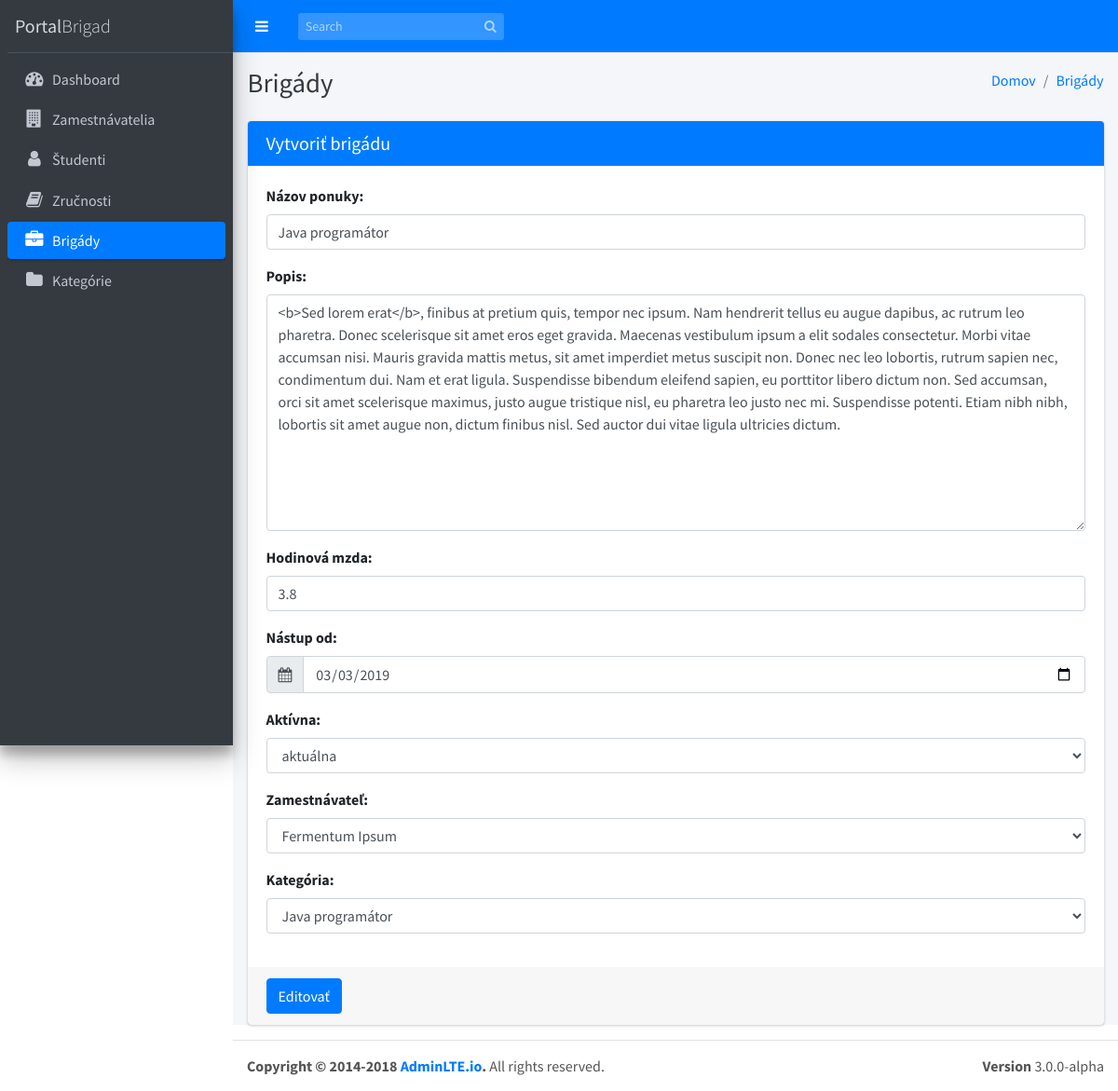
The page /brigady/edit/10 on the database its author committed.
### tables this page shows
CREATE TABLE `brigady` (
  `idbrigady` int(11) NOT NULL,
  `nazov` varchar(40) NOT NULL,
  `popis` text NOT NULL,
  `hod_mzda` double NOT NULL,
  `od` date NOT NULL,
  `aktivna` tinyint(1) NOT NULL,
  `idzamestnavatelia` int(11) NOT NULL,
  `idkategorie` int(11) NOT NULL
);

### application/controllers/Brigady.php (called while the page is built, shortened)
<?php
class Brigady extends CI_Controller
{
  function __construct()
  {
    $this->load->helper('form');
    $this->load->helper('url');
    $this->load->library('form_validation');
    $this->load->model('Brigada_model');
    $this->load->model('Kategoria_model');
    $this->load->model('Brigada_student_model');
    $this->load->model('Zamestnavatel_model');
    $this->load->model('Student_model');
    $this->load->library('pagination');
  }
  public function edit($id)
  {
    $data = array();
    $postData = $this->Brigada_model->getRows($id);
    $this->form_validation->set_error_delimiters('', '<br>');
    $this->form_validation->set_rules('nazov', 'názov ponuky', 'trim|required|min_length[5]|max_length[40]|alpha_international');
    $this->form_validation->set_rules('popis', 'popis ponuky', 'trim|required|min_length[10]');
    $this->form_validation->set_rules('hod_mzda', 'hodinová mzda', 'trim|numeric|required');
    $this->form_validation->set_rules('od', 'dátum nástupu', 'trim|required');
    $this->form_validation->set_rules('aktivna', 'stav ponuky', 'trim|required');
    $data['post'] = $postData;
    $data['title'] = 'Vytvoriť brigádu';
    $data['action'] = 'Editovať';
    $data['zamestnavatelia'] = $this->Zamestnavatel_model->getRows();
    $data['kategorie'] = $this->Kategoria_model->getRows();
    if ($this->form_validation->run() === FALSE) {
      $this->load->view('templates/header', $data);
      $this->load->view('templates/menu');
      $this->load->view('brigady/add-edit', $data);
      $this->load->view('templates/footer');
    }
  }
}

### index.php (called while the page is built, shortened)
<?php
require_once BASEPATH.'core/CodeIgniter.php';

### application/models/Brigada_model.php (called while the page is built, shortened)
<?php defined('BASEPATH') or exit('No direct script access allowed');
class Brigada_model extends CI_Model
{
  function getRows($id = "")
  {
    if (!empty($id)) {
      $query = $this->db->get_where('brigady', array('idbrigady' => $id));
      return $query->row_array();
    }
  }
}

### application/models/Zamestnavatel_model.php (called while the page is built, shortened)
<?php defined('BASEPATH') or exit('No direct script access allowed');
class Zamestnavatel_model extends CI_Model
{
    function getRows($id = "")
    {
        if (!empty($id)) {
            $query = $this->db->get_where('zamestnavatelia', array('id' => $id));
            return $query->row_array();
        } else {
            $query = $this->db->get('zamestnavatelia');
            return $query->result_array();
        }
    }
}

### application/models/Kategoria_model.php (called while the page is built, shortened)
<?php defined('BASEPATH') or exit('No direct script access allowed');
class Kategoria_model extends CI_Model
{
  function getRows($id = "")
  {
    if (!empty($id)) {
      $query = $this->db->get_where('kategorie', array('idkategorie' => $id));
      return $query->row_array();
    } else {
      $query = $this->db->get('kategorie');
      return $query->result_array();
    }
  }
}

### application/views/brigady/add-edit.php (the view, shortened to what this page needs)
<div class="content-wrapper">
  <div class="content-header">
    <div class="container-fluid">
      <div class="row mb-2">
        <div class="col-sm-6">
          <h1 class="m-0 text-dark">Brigády</h1>
        </div>
        <div class="col-sm-6">
          <ol class="breadcrumb float-sm-right">
            <li class="breadcrumb-item"><a href="<?php echo base_url(); ?>">Domov</a></li>
            <li class="breadcrumb-item active"><a href="<?php echo site_url('brigady/'); ?>">Brigády</a></li>
          </ol>
        </div>
      </div>
    </div>
  </div>
  <section class="content">
    <div class="container-fluid">
      <div class="card card-primary">
        <div class="card-header">
          <h3 class="card-title"><?php echo $title; ?></h3>
        </div>
        <?php if ($action == 'Editovať') {
          echo form_open('brigady/edit/' . $post['idbrigady']);
        } else {
          echo form_open('brigady/add/');
        } ?>
        <div class="card-body">
          <div class="form-group">
            <label for="nazov">Názov ponuky:</label>
            <input type="text" class="form-control" id="nazov" name="nazov" value="<?php echo !empty($post['nazov']) ? $post['nazov'] : set_value('nazov'); ?>">
          </div>
          <div class="form-group">
            <label for="popis">Popis:</label>
            <textarea rows="10" class="form-control" id="popis" name="popis"><?php echo !empty($post['popis']) ? $post['popis'] : set_value('popis'); ?></textarea>
          </div>
          <div class="form-group">
            <label for="hod_mzda">Hodinová mzda:</label>
            <input type="text" class="form-control" id="hod_mzda" name="hod_mzda" value="<?php echo !empty($post['hod_mzda']) ? $post['hod_mzda'] : set_value('hod_mzda'); ?>">
          </div>
          <div class="form-group">
            <label>Nástup od:</label>
            <div class="input-group">
              <div class="input-group-prepend">
                <span class="input-group-text"><i class="fa fa-calendar"></i></span>
              </div>
              <input type="date" class="form-control" name="od" id="od" value="<?php echo !empty($post['od']) ? $post['od'] : set_value('od'); ?>">
            </div>
          </div>
          <div class="form-group">
            <label for="vzdelanie">Aktívna:</label>
            <select name="aktivna" id="aktivna" class="form-control">
              <option value="1" <?php echo !empty($post['aktivna']) && $post['aktivna'] == 1 ? 'selected' : ''; ?>>aktuálna</option>
            </select>
          </div>
          <div class="form-group">
            <label>Zamestnávateľ:</label>
            <select name="zamestnavatel" id="zamestnavatel" class="form-control">
              <?php if ($action == 'Editovať') {
                if (!empty($post['idzamestnavatelia'])) {
                  foreach ($zamestnavatelia as $zamestnavatel) {
                    if ($zamestnavatel['id'] === $post['idzamestnavatelia']) {
                      echo '<option value="' . $zamestnavatel['id'] . '" selected>' . $zamestnavatel['nazov'] . '</option>';
                    } else {
                      echo '<option value="' . $zamestnavatel['id'] . '">' . $zamestnavatel['nazov']  . '</option>';
                    }
                  }
                }
              } else {
                if (!empty($zamestnavatelia)) {
                  foreach ($zamestnavatelia as $zamestnavatel) {
                    echo '<option value="' . $zamestnavatel['id'] . '">' . $zamestnavatel["nazov"] . '</option>';
                  }
                }
              } ?>
            </select>
          </div>
          <div class="form-group">
            <label>Kategória:</label>
            <select name="kategoria" id="kategoria" class="form-control">
              <?php if ($action == 'Editovať') {
                if (!empty($post['idkategorie'])) {
                  foreach ($kategorie as $kategoria) {
                    if ($kategoria['idkategorie'] === $post['idkategorie']) {
                      echo '<option value="' . $kategoria['idkategorie'] . '" selected>' . $kategoria['kategoria'] . '</option>';
                    } else {
                      echo '<option value="' . $kategoria['idkategorie'] . '">' . $kategoria['kategoria']  . '</option>';
                    }
                  }
                }
              } else {
                if (!empty($kategorie)) {
                  foreach ($kategorie as $kategoria) {
                    echo '<option value="' . $kategoria['idkategorie'] . '">' . $kategoria['kategoria'] . '</option>';
                  }
                }
              } ?>
            </select>
          </div>
        </div>
        <div class="card-footer">
          <input type="submit" name="postSubmit" class="btn btn-primary" value="<?php echo $action; ?>">
        </div>
        <?php echo form_close(); ?>
      </div>
    </div>
  </section>
</div>

### rows shown on the page
brigady: nazov "Java programátor", popis "<b>Sed lorem erat</b>, finibus at pretium quis, tempor nec ipsum. Nam hendrerit tellus eu augue dapibus, ac rutrum leo pharetra. Donec scelerisque sit amet eros eget gravida. Maecenas vestibulum ipsum a elit sodales consectetur. Morbi vitae accumsan nisi. Mauris gravida mattis metus, sit amet imperdiet metus suscipit non. Donec nec leo lobortis, rutrum sapien nec, condimentum dui. Nam et erat ligula. Suspendisse bibendum eleifend sapien, eu porttitor libero dictum non. Sed accumsan, orci sit amet scelerisque maximus, justo augue tristique nisl, eu pharetra leo justo nec mi. Suspendisse potenti. Etiam nibh nibh, lobortis sit amet augue non, dictum finibus nisl. Sed auctor dui vitae ligula…", hod_mzda "3.8", od "03/03/2019", aktivna "aktuálna"

### other values the page prints
$title "Vytvoriť brigádu"
form field zamestnavatel "Fermentum Ipsum"
form field kategoria "Java programátor"
